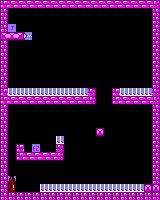

A level layout from a 2D game, rendered from its tile map. Below: a short description, then the map file with its tile-grid data intact:
An orthogonal 20x25 tile map with 8x8 px tiles, 1 tile layer (Capa de Patrones 1).

<map version="1.2" tiledversion="1.2.4" orientation="orthogonal" renderorder="right-down" width="20" height="25" tilewidth="8" tileheight="8" infinite="0" nextlayerid="2" nextobjectid="1">
 <tileset firstgid="1" source="tileset_juego.tsx" />
 <layer id="1" name="Capa de Patrones 1" width="20" height="25">
  <data encoding="csv">
2,3,3,3,3,3,3,3,3,3,3,3,3,3,3,3,3,3,3,4,
8,0,0,0,0,0,0,0,0,0,0,0,0,0,0,0,0,0,0,8,
8,0,0,0,0,0,0,0,0,0,0,0,0,0,0,0,0,0,0,8,
8,46,0,0,0,0,0,0,0,0,0,0,0,0,0,0,0,0,0,8,
22,23,24,43,0,0,0,0,0,0,0,0,0,0,0,0,0,0,0,8,
8,0,0,0,0,0,0,0,0,0,0,0,0,0,0,0,0,0,0,8,
8,0,0,0,0,0,0,0,0,0,0,0,0,0,0,0,0,0,0,8,
8,0,0,0,0,0,0,0,0,0,0,0,0,0,0,0,0,0,0,8,
8,0,0,0,0,0,0,0,0,0,0,0,0,0,0,0,0,0,0,8,
8,0,0,0,0,0,0,0,0,0,0,0,0,0,0,0,0,0,0,8,
8,0,0,0,0,0,0,0,0,0,0,0,0,0,0,0,0,0,0,8,
2,45,45,45,45,45,45,45,45,45,45,4,0,0,2,45,45,45,45,4,
2,3,3,3,3,3,3,3,3,3,3,4,0,0,2,3,3,3,3,4,
8,0,0,0,0,0,0,0,0,0,0,0,0,0,0,0,0,0,0,8,
8,0,0,0,0,0,0,0,0,0,0,0,0,0,0,0,0,0,0,8,
8,0,0,0,0,0,0,0,0,0,0,0,0,0,0,0,0,0,0,8,
8,0,0,0,0,0,0,0,0,0,0,0,28,0,0,0,0,0,0,8,
8,0,0,0,0,0,0,45,0,0,0,0,0,0,0,0,0,0,0,8,
8,0,2,0,48,0,0,4,0,0,0,0,0,0,0,0,0,0,0,8,
8,0,2,3,3,3,3,4,0,0,0,0,0,0,0,0,0,0,0,8,
8,0,0,0,0,0,0,0,0,0,0,0,0,0,0,0,0,0,0,8,
8,0,0,0,0,0,0,0,0,0,0,0,0,0,0,0,0,0,0,8,
8,39,0,0,0,0,0,0,0,0,0,0,0,0,0,0,0,0,0,8,
8,40,0,0,0,45,45,45,45,45,45,45,45,45,45,45,45,45,28,28,
8,8,8,8,8,8,8,8,8,8,8,8,8,8,8,8,8,8,8,8
</data>
 </layer>
</map>
